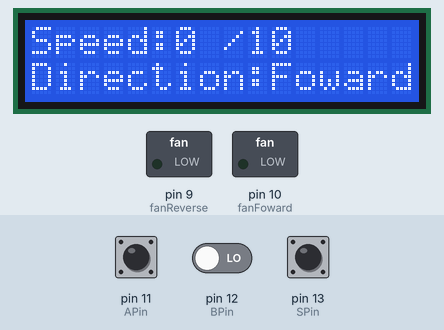
This sketch was run on a simulated Arduino Uno, built with avr-gcc and run on an emulated ATmega328P. On the bench: 16×2 character LCD, switched loads named in the sketch (green lamp = pin HIGH). The inputs (shaded band) are chosen by the test bench; at power-on: pin 13 (SPin) HIGH, pin 11 (APin) HIGH, pin 12 (BPin) LOW.

Above: at 4.2 s.
4.3 s: pin 13 (SPin) pulled LOW for 0.15 s
At 5.5 s:
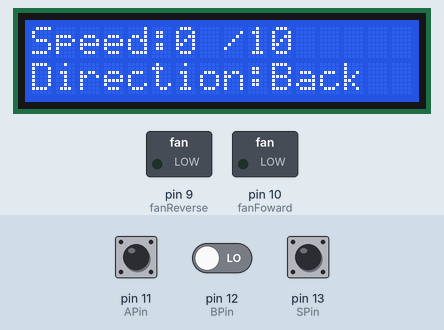
5.9 s: pin 13 (SPin) pulled LOW for 1 s
At 6.8 s:
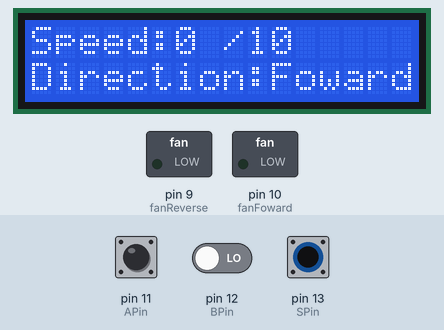
8.4 s: pin 13 (SPin) pulled LOW for 3.2 s
At 8.7 s:
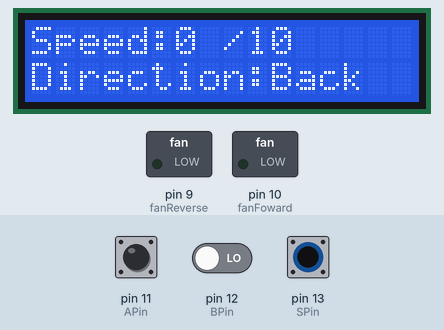
13.1 s: pin 11 (APin) pulsed LOW 5 times (0.12 s each, 0.3 s apart)
At 14.8 s:
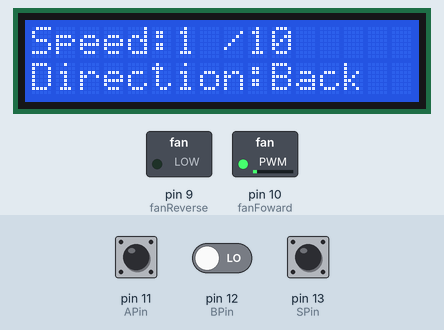
Timing chart, 0 to 16.3 s (numbered marks = the images above; inputs shaded):
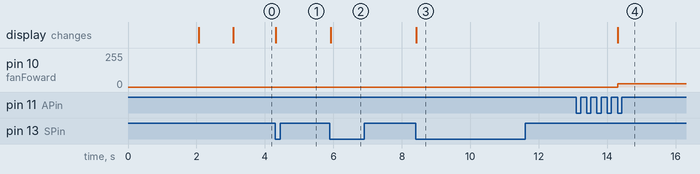

The sketch:

Fan_Speed_Conrol_With_Rotary_Encoder_and_LCD.ino
```cpp
#include <LiquidCrystal.h> //Use "Liquid crystal.h" library
#include <ezButton.h>

const int APin= 11; //Set the digital 2 to A pin
const int BPin= 12; //Set the digital 3 to B pin
const int SPin= 13 ;//Set the digital 4 to S pin
unsigned char encoderVal = 0; //Encoder value from 0-255
int direction = LOW; //LOW = Reverse, HIGH = Forward
int speed = 0;

int rs = 2, en = 3, d4 = 4, d5 = 5, d6 = 6, d7 = 7; //rs on to, en on 11, d0 on 0, etc
LiquidCrystal lcd(rs, en, d4, d5, d6, d7); //Order of LCD pins clarified with order of pins on previous line

const int fanFoward = 10; //"A" pin of DC fan module connected to pin 10
const int fanReverse = 9; //B" pin of DC fan module connected to pin 9

ezButton button(13); //Rotary encoder button on pin 13

void setup()
{
 pinMode(APin, INPUT);//initialize the A pin as input
 pinMode(BPin, INPUT);//initialize the B pin as input
 pinMode(SPin, INPUT);//initialize the S pin as input
 pinMode (fanFoward, OUTPUT); //Fan pins as a output
 pinMode (fanReverse, OUTPUT);
 button.setDebounceTime(20); //Button debounce time is 20ms
 lcd.begin (16, 2); //Start the 16x2 LCD
 lcd.setCursor (4, 0); //Practicing a start-up routine on LCD
 lcd.print ("ARDUINO");
 lcd.setCursor (1, 1);
 lcd.print("www.adeept.com");
 delay (2000);
 lcd.clear();
 lcd.setCursor (3, 0);
 lcd.print ("Loading...");
 delay (1000);
 lcd.clear();
 lcd.setCursor (0, 0); //Cursor to home position
 lcd.print ("Speed:"); //Print "Speed"
 lcd.setCursor (0, 1); //Cursor to start of second row
 lcd.print ("Direction:"); //Print "Direction"
 lcd.setCursor (8, 0); //Cursor to column 8, first row
 lcd.print ("/10"); //Print "/10"
}


void loop()
{ button.loop(); //Set up the button

 int change = getRotaryEncoder(); //Get the encoder value from "int getRotaryEncoder(void)" function
 encoderVal = encoderVal - change;

 if(button.isPressed()) { //If encoder is pushed down,
    direction = !direction; //Toggle direction
    encoderVal = 0; //Set encoderVal to 0
    analogWrite (fanFoward, 0); //Turn fan off completely
    analogWrite (fanReverse, 0);
  }

 speed = map (encoderVal, 0, 50, 0, 10); //Speed variable is a scaled version of the encoderVal variable
 lcd.setCursor (6, 0); //Set LCD cursor to 6th comumn, first row
 lcd.print (speed); //Print the speed

 if (speed <= 9) { //If speed is below or equal to 9, keep that area on the LCD clear
  lcd.setCursor(7, 0); //(If this is not here, LCD will print a 0 and ruin the number)
  lcd.print (" "); //Prints a space to make LCD character blank
 }

 if (encoderVal >= 51) { //Prevent speed going above 10
  encoderVal = 50;
 }

 if (direction == HIGH) { //If direction is high, write the fan speed to pin 10
 analogWrite (fanFoward, (speed*25));
 lcd.setCursor (10, 1); //and print to LCD "Back"
 lcd.print ("Back  ");
 } else {
 analogWrite (fanReverse, (speed*25)); //If direction is LOW, write the fan speed to pin 9
 lcd.setCursor (10, 1); //and print ot LCD "Foward"
 lcd.print ("Foward");
 }
}


int getRotaryEncoder(void) //The rotary encoder reading function that returns the value of encoder as an integer (int)
{
 static int oldA = HIGH; //set the oldA as HIGH
 static int oldB = HIGH; //set the oldB as HIGH
 int result = 0;
 int newA = digitalRead(APin); //read the value of APin to newA
 int newB = digitalRead(BPin); //read the value of BPin to newB
 if (newA != oldA || newB != oldB)//if the value of APin or the BPin has changed
 {
 if (oldA == HIGH && newA == LOW)// something has changed
 {
 result = (oldB * 2 - 1);
 }
 }
 oldA = newA;
 oldB = newB;
 return result;
} 
```

Measured:
- after the input at 4.3 s, the display: changes at once (image 1)
- after the input at 5.9 s, the display: changes at once (image 2)
- after the input at 8.4 s, the display: changes at once (image 3)
- after the input at 13.1 s, pin 10 (fanFoward): 0/255 → 25/255 after 1.2 s; the display: changes after 1.2 s (image 4)
